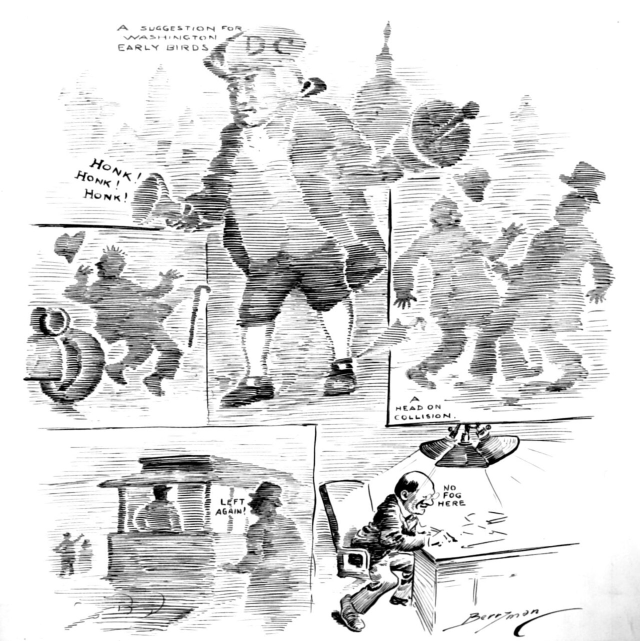
#> input picture gunet_dehaze/samples/internet/dense-fog-city_Fog_Fancies_DPLA_688a5f4378c46d85760e884c76c156ec.jpg, 1280 x 1282 px (shown at 1/2 size)
$ python synth_fog.py --clear ../../gunet_dehaze/samples/internet --out out.png
#> lines starting #> are read from the running program, lines starting #| are printed output that depends on the picture
"""Make realistic synthetic fog from clear images.

Models trained only on lab-made fog (uniform, pure white, noise-free) often do
badly on real fog. This generator adds the things real foggy camera footage has:
  * depth that increases towards the horizon (top of the frame) and is not uniform
  * patchy, non-uniform fog density (low-frequency noise)
  * coloured airlight (grey, slightly yellow from street lights, slightly blue)
  * camera effects: sensor noise, slight blur, JPEG compression

Physics:  I = J * t + A * (1 - t),   t = exp(-beta * depth)

Run it on its own to save foggy/clear pairs to disk:
    python -m fognet.synth_fog --clear data/clear --out data/synth --per-image 3
"""
import argparse
import os
import random

import cv2
import numpy as np


def _low_freq_noise(h, w, cells=4):
    g = np.random.rand(cells + 1, cells + 1).astype(np.float32)
    return cv2.resize(g, (w, h), interpolation=cv2.INTER_CUBIC).clip(0, 1)


def pseudo_depth(h, w):
    """Rough depth map in [0,1]: far at the top, near at the bottom, with random variation."""
    y = np.linspace(1.0, 0.0, h, dtype=np.float32)[:, None].repeat(w, 1)
    horizon = random.uniform(0.3, 0.7)              # where the horizon sits
    y = np.clip((y - (1 - horizon) * 0.5) / (0.5 + horizon * 0.5), 0, 1)
    mix = random.uniform(0.3, 0.8)
    d = mix * y + (1 - mix) * _low_freq_noise(h, w, random.choice([2, 3, 4, 6]))
    return d.clip(0, 1)


def add_fog(clear, depth=None):
    """clear: float32 HxWx3 RGB in [0,1]. Returns a foggy image (same format)."""
    h, w = clear.shape[:2]
    if depth is None:
        depth = pseudo_depth(h, w)
    beta = random.uniform(0.6, 2.8)                  # fog thickness
    density = 1.0 + random.uniform(-0.35, 0.35) * (_low_freq_noise(h, w, 3) * 2 - 1)  # patchiness
    t = np.exp(-beta * depth * density).clip(0.05, 1.0)[..., None]

    a = random.uniform(0.65, 1.0)
    tint = np.array([1.0, 1.0, 1.0], np.float32)
    r = random.random()
    if r < 0.2:      # sodium street lights: yellow/orange
        tint = np.array([1.0, random.uniform(0.88, 0.97), random.uniform(0.7, 0.88)], np.float32)
    elif r < 0.35:   # cold / bluish
        tint = np.array([random.uniform(0.88, 0.97), random.uniform(0.94, 1.0), 1.0], np.float32)
    A = (a * tint).reshape(1, 1, 3)

    foggy = clear * t + A * (1 - t)
    return camera_effects(foggy)


def camera_effects(img):
    """Sensor noise, slight blur, brightness change and JPEG compression."""
    if random.random() < 0.3:
        img = cv2.GaussianBlur(img, (0, 0), random.uniform(0.3, 1.0))
    if random.random() < 0.5:
        img = img * random.uniform(0.75, 1.1)
    if random.random() < 0.5:
        img = img + np.random.normal(0, random.uniform(0.003, 0.02), img.shape).astype(np.float32)
    img = img.clip(0, 1)
    if random.random() < 0.5:
        q = random.randint(40, 90)
        u8 = (img * 255).astype(np.uint8)
        ok, buf = cv2.imencode(".jpg", u8, [cv2.IMWRITE_JPEG_QUALITY, q])
        if ok:
            img = cv2.imdecode(buf, cv2.IMREAD_UNCHANGED).astype(np.float32) / 255.0
    return img.astype(np.float32)


def main():
    ap = argparse.ArgumentParser()
    ap.add_argument("--clear", required=True, help="folder of clear images")
    ap.add_argument("--out", required=True)
    ap.add_argument("--per-image", type=int, default=3)
    args = ap.parse_args()
    os.makedirs(os.path.join(args.out, "hazy"), exist_ok=True)
    os.makedirs(os.path.join(args.out, "clear"), exist_ok=True)
    exts = (".jpg", ".jpeg", ".png", ".bmp")
    files = [f for f in sorted(os.listdir(args.clear)) if f.lower().endswith(exts)]
    for f in files:
        stem = os.path.splitext(f)[0]
        bgr = cv2.imread(os.path.join(args.clear, f))
#> bgr is the input picture: shape (1282, 1280, 3); min 0, max 255, mean 217.6
        if bgr is None:
            continue
        cv2.imwrite(os.path.join(args.out, "clear", stem + ".png"), bgr)
        rgb = cv2.cvtColor(bgr, cv2.COLOR_BGR2RGB).astype(np.float32) / 255.0
        for i in range(args.per_image):
            fog = (add_fog(rgb) * 255).round().astype(np.uint8)
#> in add_fog, `foggy = clear * t + A * (1 - t)`:
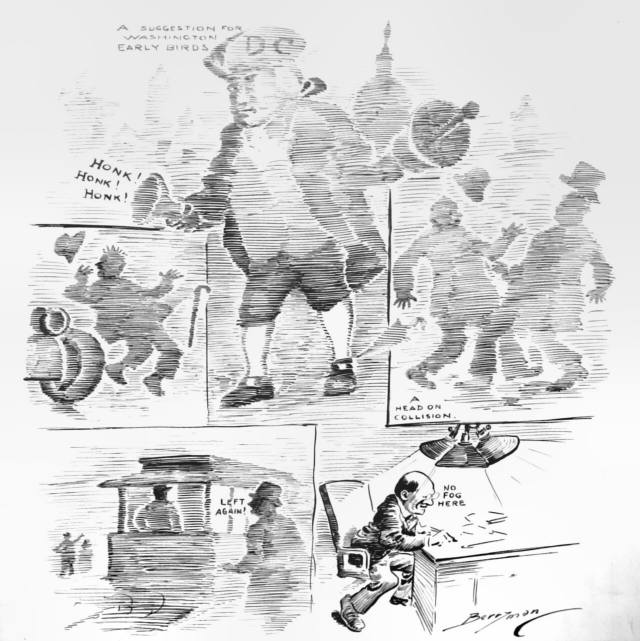
#> foggy: shape (1282, 1280, 3) float32 (shown at 1/2 size); min 0.00636, max 1, mean 0.841
            cv2.imwrite(os.path.join(args.out, "hazy", f"{stem}_{i}.png"),
                        cv2.cvtColor(fog, cv2.COLOR_RGB2BGR))
#> pass 2 of the loop in main, `for f in files:`:
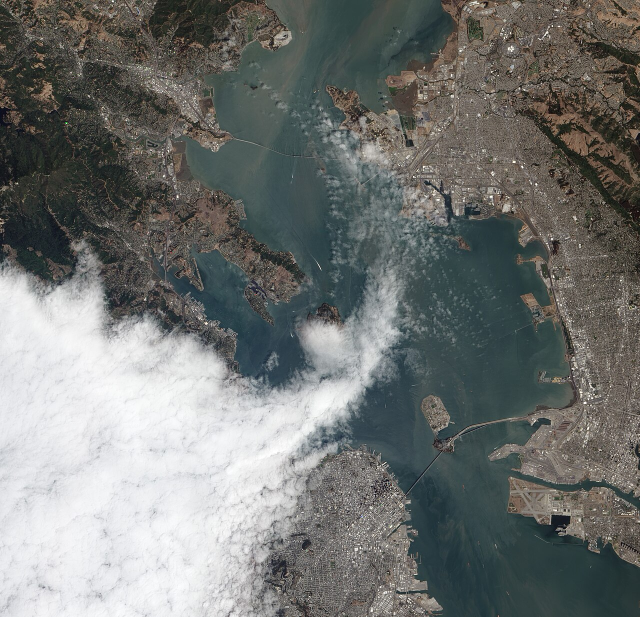
#> input picture gunet_dehaze/samples/internet/dense-fog-city_Sanfrancisco_Bay_Fog_ali_2012229_lrg_jpg.jpg, 1280 x 1233 px (shown at 1/2 size)
#> in main, bgr is the input picture: shape (1233, 1280, 3); mean B, G, R 113.8, 116.1, 113.3
#> rgb: shape (1233, 1280, 3) float32
#> in add_fog (call 4), `foggy = clear * t + A * (1 - t)`:
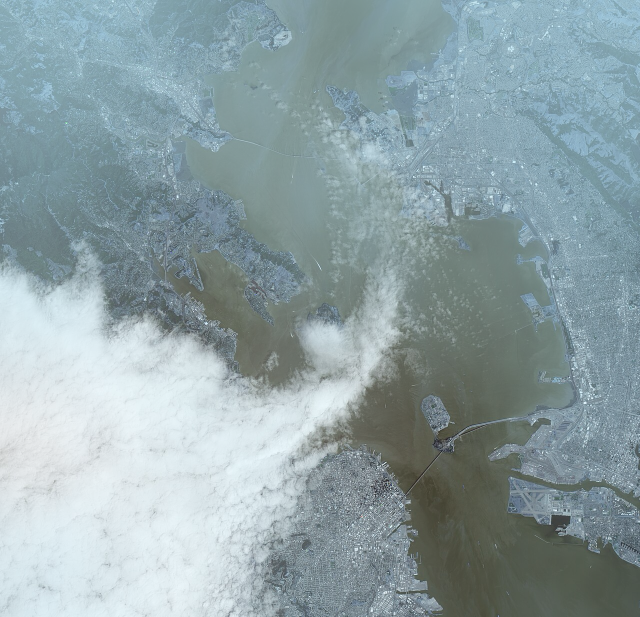
#> foggy: shape (1233, 1280, 3) float32 (shown at 1/2 size); mean B, G, R 0.652, 0.636, 0.563
#> u8: shape (1233, 1280, 3)
#> fog: shape (1233, 1280, 3)
#> in main, `cv2.imwrite(os.path.join(args.out, "hazy", f"{stem}_{i}.png"), cv2.cvt..`:
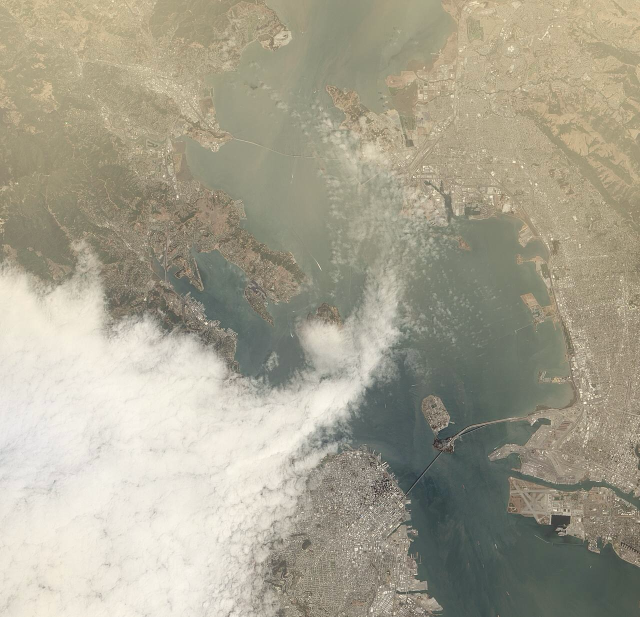
#> saved as dense-fog-city_Sanfrancisco_Bay_Fog_ali_2012229_lrg_jpg_0.png: shape (1233, 1280, 3) (shown at 1/2 size); mean B, G, R 143.4, 161.4, 165.9
    print(f"wrote {len(files) * args.per_image} foggy images to {args.out}")


if __name__ == "__main__":
    main()
